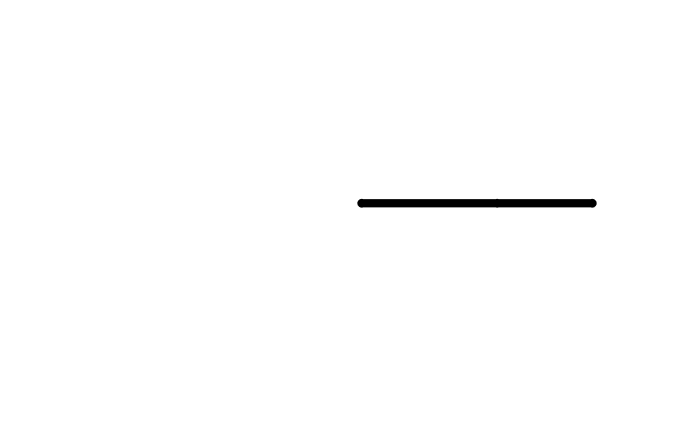
%> input picture Immagini/x_ini_double_link.png, 1399 x 843 px (shown at 1/2 size)
$ octave mpc_PlanarArm_2link_RD.m   (GNU Octave 9; MATLAB toolbox functions it lacks are replaced by stand-ins)
%> lines starting %> are read from the running program, lines starting %| are printed output that depends on the picture
%% ======================= MODEL PREDICTIVE CONTROL =======================
% ============================= DOUBLE LINK =============================

clc; clear all; close all; % pulizia ambiente e grafici

%set(0,'DefaultFigureColor','w');
%set(0,'DefaultAxesColor','w');
%set(0,'DefaultFigureInvertHardcopy','off');

%% DMD matrices (devono essere del double-link)
if ~isfile('dynamics_reduced_dim.mat')
    error('File dynamics_reduced_dim.mat non trovato nella cartella corrente');
end

load('dynamics_reduced_dim.mat'); % carica le matrici ridotte di prima
% Uhat - base ridotta (1000 x 30)
% approxA, approxB - modello lineare ridotto (A, B)
% Load the DMD matrices for the model predictive control
% Uhat = load('Uhat_matrix.mat'); Assuming Uhat is stored in a .mat file
% approxA = load('approxA_matrix.mat'); Load the approximate A matrix
% approxB = load('approxB_matrix.mat'); Load the approximate B matrix

%% Physical parameters (double pendulum)
global g l1 l2 m1 m2 v1 v2 height width n_states n_controls xref

height = 100;
width = 100;

g = 9.81;           % [m/s^2]
l1 = 1.0; l2 = 0.7  % [m]
m1 = 2.0; m2 = 1.5  % [kg]
v1 = 6.0; v2 = 3.0  % [kgms]

%% x_ini and x_ref
x_initial = [0; 0; 0; 0];     % angolo e velocità iniziale
xref = [pi/4; pi/6; 0; 0];    % angolo e velocità desiderati

% --- reference angolari (in rad e in deg per comodità)
theta1_ref = xref(1);
theta2_ref = xref(2);
theta1_ref_deg = rad2deg(theta1_ref);
theta2_ref_deg = rad2deg(theta2_ref);

%% Image-based DMD initialization (if images missing, create placeholders)
x_ini_path = './x_ini_double_link.png';
x_ref_path = './x_ref_double_link.png';

% [10 lines of commented-out code are left out]

x_ini = img2array(x_ini_path); % 100x100
%> in img2array, img is the input picture: size 843x1399x3 uint8; min 0, max 255, mean 253.3
%> in img2array, `resized_img = imresize(img, [height width]);`:
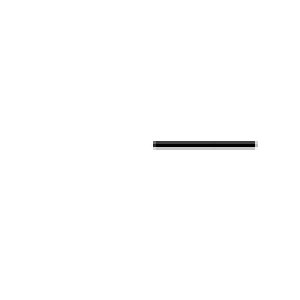
%> resized_img: size 100x100x3 uint8 (shown 3 times larger); min 0, max 255, mean 253.3
x_ref = img2array(x_ref_path); % 100x100
%> call 2 of img2array, with path = './x_ref_double_link.png'
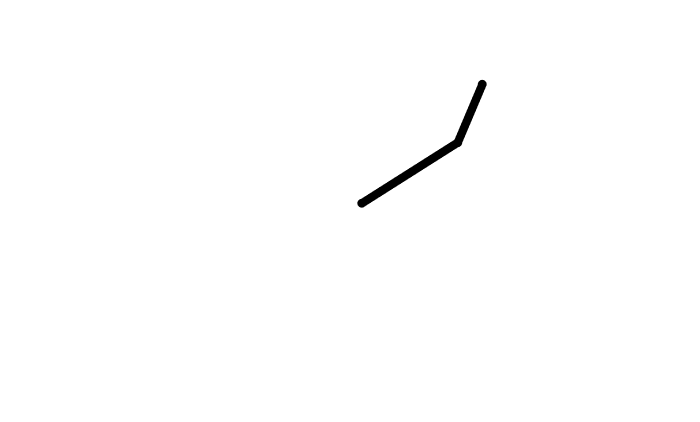
%> input picture Immagini/x_ref_double_link.png, 1399 x 843 px (shown at 1/2 size)
%> in img2array, img is the input picture: size 843x1399x3 uint8; min 0, max 255, mean 253.7

% proietta nello spazio ridotto (controlla dimensioni compatibili)
if size(Uhat, 1) ~= numel(x_ini)
    warning('La dimensione di Uhat (%d) non coincide con il numel dell''immagine (%d). Controlla le matrici DMD.', size(Uhat, 1), numel(x_ini));
end

% stato ridotto
x_ini = Uhat'*x_ini(:); % 30x1
%> x_ini = 30 values, max 3.64 at index 3, min -99.38 at index 1, mean -3.23
x_ref = Uhat'*x_ref(:); % 30x1
%> x_ref = 30 values, max 2.1 at index 11, min -99.48 at index 1, mean -3.39
% ciascuna immagine (100x100) viene convertita in scala di grigi e
% normalizzata. Poi viene proiettata nello spazio ridotto DMD

%% Hyperparameters MPC
A = approxA;
B = approxB;

nx = size(A,2); % dimensione stato ridotto (30)
nu = size(B,2); % dimensione input ridotto (attesa 2 per double-link controllato su 2 giunti)

Q = 100 * eye(nx);
R = 10 * eye(nu);

Np = 10; % era 5

% input constraints
Hu = [eye(nu); -eye(nu)];
bu = 20 * ones(2*nu,1); % -5 <= u <= 5, PRIMA ERA 5

%% Optimizer: YALMIP con GUROBI come solver
% variable initialization
%> the run ends on the next line
u_var = sdpvar(nu, Np);
% [329 lines not run here, left out]
function array = img2array(path)
    global height width
    img = imread(path);
    resized_img = imresize(img, [height width]);
    if size(resized_img,3) == 3
        gray_img = rgb2gray(resized_img);
    else
        gray_img = resized_img;
    end
    array = double(gray_img)/255.0;
end
